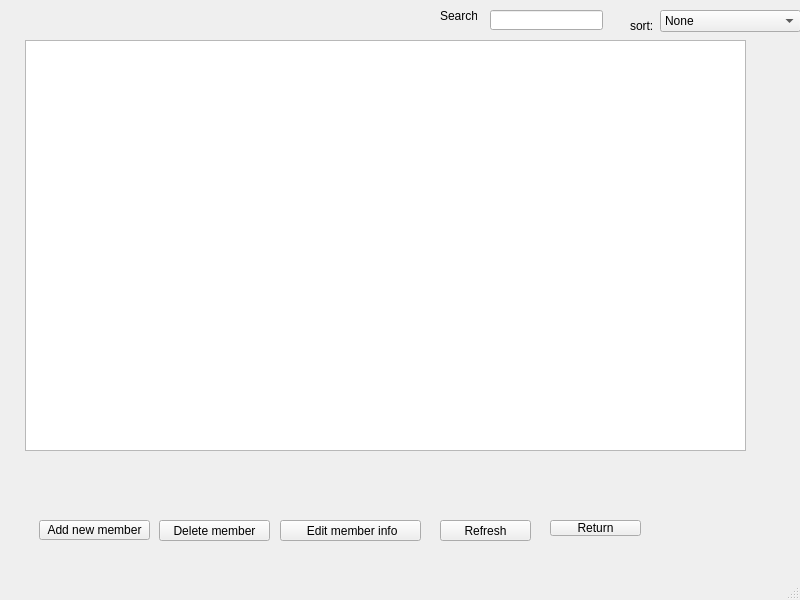
<?xml version="1.0" encoding="UTF-8"?>
<ui version="4.0">
 <class>Viewmemberlist</class>
 <widget class="QMainWindow" name="Viewmemberlist">
  <property name="geometry">
   <rect>
    <x>0</x>
    <y>0</y>
    <width>800</width>
    <height>600</height>
   </rect>
  </property>
  <property name="windowTitle">
   <string>MainWindow</string>
  </property>
  <widget class="QWidget" name="centralwidget">
   <widget class="QTableView" name="tableView">
    <property name="geometry">
     <rect>
      <x>25</x>
      <y>40</y>
      <width>721</width>
      <height>411</height>
     </rect>
    </property>
    <property name="selectionBehavior">
     <enum>QAbstractItemView::SelectRows</enum>
    </property>
   </widget>
   <widget class="QPushButton" name="pushButton">
    <property name="geometry">
     <rect>
      <x>39</x>
      <y>520</y>
      <width>111</width>
      <height>20</height>
     </rect>
    </property>
    <property name="text">
     <string>Add new member</string>
    </property>
   </widget>
   <widget class="QPushButton" name="pushButton_deletemember">
    <property name="geometry">
     <rect>
      <x>159</x>
      <y>520</y>
      <width>111</width>
      <height>21</height>
     </rect>
    </property>
    <property name="text">
     <string>Delete member</string>
    </property>
   </widget>
   <widget class="QPushButton" name="pushButton_editMember">
    <property name="geometry">
     <rect>
      <x>280</x>
      <y>520</y>
      <width>141</width>
      <height>21</height>
     </rect>
    </property>
    <property name="text">
     <string> Edit member info</string>
    </property>
   </widget>
   <widget class="QPushButton" name="pushButton_refresh">
    <property name="geometry">
     <rect>
      <x>440</x>
      <y>520</y>
      <width>91</width>
      <height>21</height>
     </rect>
    </property>
    <property name="text">
     <string>Refresh</string>
    </property>
   </widget>
   <widget class="QPushButton" name="pushButton_return">
    <property name="geometry">
     <rect>
      <x>550</x>
      <y>520</y>
      <width>91</width>
      <height>16</height>
     </rect>
    </property>
    <property name="text">
     <string>Return</string>
    </property>
   </widget>
   <widget class="QLabel" name="label_sort">
    <property name="geometry">
     <rect>
      <x>630</x>
      <y>20</y>
      <width>37</width>
      <height>12</height>
     </rect>
    </property>
    <property name="text">
     <string>sort:</string>
    </property>
   </widget>
   <widget class="QComboBox" name="comboBox_sort">
    <property name="geometry">
     <rect>
      <x>660</x>
      <y>10</y>
      <width>141</width>
      <height>22</height>
     </rect>
    </property>
    <item>
     <property name="text">
      <string>None</string>
     </property>
    </item>
    <item>
     <property name="text">
      <string>Alphabetically</string>
     </property>
    </item>
    <item>
     <property name="text">
      <string>Subscription days left</string>
     </property>
    </item>
   </widget>
   <widget class="QLineEdit" name="lineEdit">
    <property name="geometry">
     <rect>
      <x>490</x>
      <y>10</y>
      <width>113</width>
      <height>20</height>
     </rect>
    </property>
   </widget>
   <widget class="QLabel" name="label">
    <property name="geometry">
     <rect>
      <x>440</x>
      <y>10</y>
      <width>37</width>
      <height>12</height>
     </rect>
    </property>
    <property name="text">
     <string>Search:</string>
    </property>
   </widget>
  </widget>
  <widget class="QMenuBar" name="menubar">
   <property name="geometry">
    <rect>
     <x>0</x>
     <y>0</y>
     <width>800</width>
     <height>17</height>
    </rect>
   </property>
  </widget>
  <widget class="QStatusBar" name="statusbar"/>
 </widget>
 <resources/>
 <connections/>
</ui>
